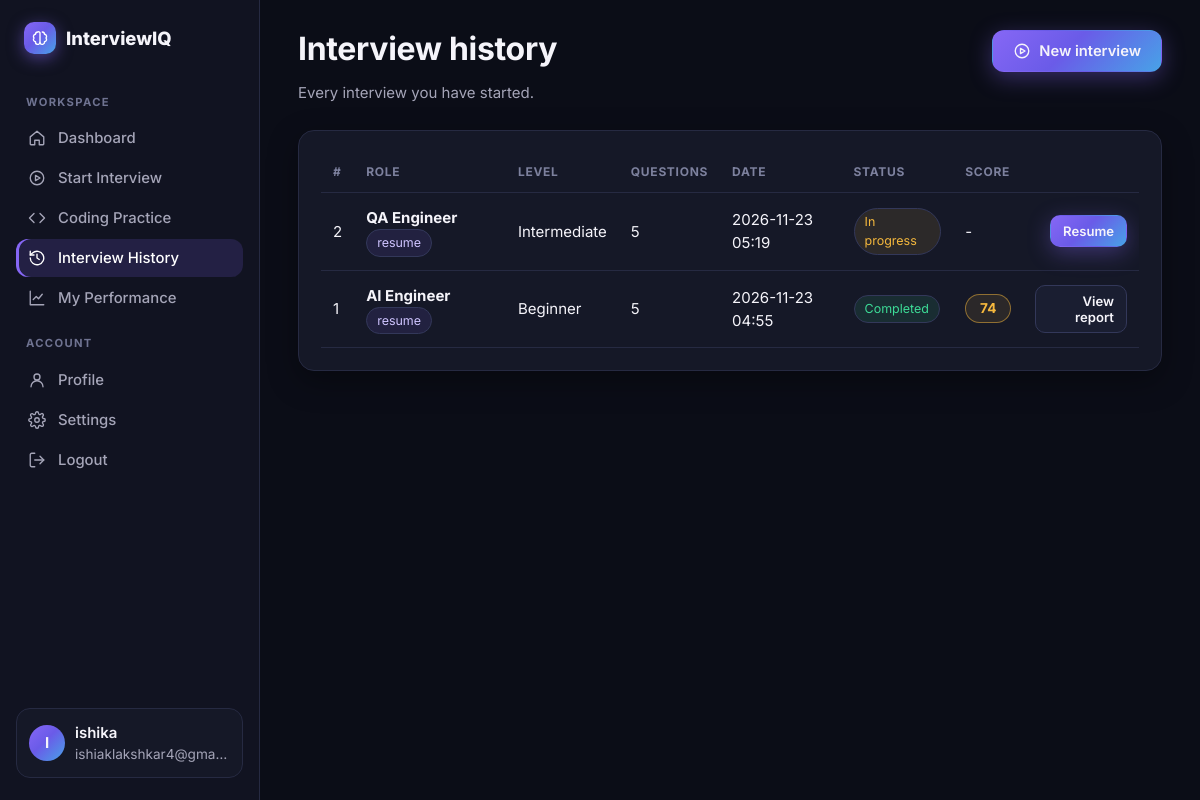
Screenshot of /history (signed in) with the database file from the repository.
### tables this page shows
CREATE TABLE users (
    id INTEGER PRIMARY KEY AUTOINCREMENT,
    name TEXT NOT NULL,
    email TEXT NOT NULL UNIQUE,
    password_hash TEXT NOT NULL,
    target_role TEXT DEFAULT '',
    prefs_json TEXT DEFAULT '{}',
    created_at TEXT NOT NULL DEFAULT (datetime('now'))
);

CREATE TABLE interviews (
    id INTEGER PRIMARY KEY AUTOINCREMENT,
    user_id INTEGER NOT NULL REFERENCES users(id) ON DELETE CASCADE,
    role TEXT NOT NULL,
    difficulty TEXT NOT NULL,
    num_questions INTEGER NOT NULL,
    status TEXT NOT NULL DEFAULT 'active',          -- active | completed
    resume_json TEXT,
    resume_filename TEXT,
    engine TEXT DEFAULT 'heuristic',                 -- evaluation engine used: llm | heuristic
    created_at TEXT NOT NULL DEFAULT (datetime('now')),
    completed_at TEXT,
    overall REAL, technical REAL, communication REAL, relevance REAL, quality REAL,
    report_json TEXT
);

### routes/web.py (the view)
@bp.route("/history")
@login_required
def history():
    user = current_user()
    rows = get_db().execute("SELECT * FROM interviews WHERE user_id=? ORDER BY id DESC", (user["id"],)).fetchall()
    return render_template("history.html", user=user, rows=rows, active="history")

### db.py (called while the page is built)
def _connect(path: str) -> sqlite3.Connection:
    Path(path).parent.mkdir(parents=True, exist_ok=True)
    conn = sqlite3.connect(path, timeout=15)
    conn.row_factory = sqlite3.Row
    conn.execute("PRAGMA foreign_keys = ON")
    conn.execute("PRAGMA journal_mode = WAL")
    return conn

def get_db() -> sqlite3.Connection:
    if "db" not in g:
        g.db = _connect(current_app.config["DATABASE"])
    return g.db

def row_to_dict(row, json_fields=()) -> dict | None:
    if row is None:
        return None
    d = dict(row)
    for key in list(d):
        if key.endswith("_json"):
            raw = d.pop(key)
            try:
                d[key[:-5]] = json.loads(raw) if raw else None
            except (TypeError, ValueError):
                d[key[:-5]] = None
    return d

### routes/auth_utils.py (called while the page is built)
def current_user() -> dict | None:
    uid = session.get("uid")
    if not uid:
        return None
    if "user" not in g:
        g.user = row_to_dict(get_db().execute("SELECT * FROM users WHERE id=?", (uid,)).fetchone())
        if g.user is None:
            session.clear()
    return g.user

def login_required(view):
    @wraps(view)
    def wrapped(*a, **kw):
        if not current_user():
            if request.path.startswith("/api/"):
                return jsonify(error="Please log in."), 401
            return redirect(url_for("web.login"))
        return view(*a, **kw)
    return wrapped

### routes/web.py (called while the page is built)
@bp.app_template_filter("score_class")
def score_class(v):
    if v is None:
        return "muted"
    return "good" if v >= 75 else "ok" if v >= 50 else "bad"

@bp.app_template_filter("pretty_dt")
def pretty_dt(v):
    return (v or "")[:16].replace("T", " ")

### services/llm.py (called while the page is built)
def provider() -> str:
    if not has_app_context():  # e.g. unit tests of agents outside Flask
        return ""
    cfg = current_app.config
    p = cfg.get("LLM_PROVIDER", "")
    if p == "none":
        return ""
    if p == "anthropic" and cfg.get("ANTHROPIC_API_KEY"):
        return "anthropic"
    if p == "openai" and cfg.get("OPENAI_API_KEY"):
        return "openai"
    if not p:
        if cfg.get("ANTHROPIC_API_KEY"):
            return "anthropic"
        if cfg.get("OPENAI_API_KEY"):
            return "openai"
    return ""

def is_available() -> bool:
    return bool(provider())

### templates/history.html (shortened to what this page needs)
{% extends 'base_app.html' %}
{% from '_icons.html' import icon %}
{% block content %}
<div class="page-head"><div><h1>Interview history</h1><p>Every interview you have started.</p></div><a class="btn btn-primary" href="{{ url_for('web.interview_new') }}">{{ icon('play') }} New interview</a></div>
<div class="card">
{% if rows %}
<div style="overflow-x:auto"><table class="t">
  <thead><tr><th>#</th><th>Role</th><th>Level</th><th>Questions</th><th>Date</th><th>Status</th><th>Score</th><th></th></tr></thead>
  <tbody>{% for r in rows %}<tr>
    <td>{{ r.id }}</td><td><strong>{{ r.role }}</strong>{% if r.resume_filename %} <span class="chip">resume</span>{% endif %}</td><td>{{ r.difficulty }}</td><td>{{ r.num_questions }}</td><td>{{ r.created_at|pretty_dt }}</td>
    <td>{% if r.status=='completed' %}<span class="chip good">Completed</span>{% else %}<span class="chip ok">In progress</span>{% endif %}</td>
    <td>{% if r.overall is not none %}<span class="score-pill {{ r.overall|score_class }}">{{ '%.0f'|format(r.overall) }}</span>{% else %}-{% endif %}</td>
    <td style="text-align:right">{% if r.status=='completed' %}<a class="btn btn-sm" href="{{ url_for('web.results', iid=r.id) }}">View report</a>{% else %}<a class="btn btn-sm btn-primary" href="{{ url_for('web.interview_room', iid=r.id) }}">Resume</a>{% endif %}</td>
  </tr>{% endfor %}</tbody></table></div>
{% else %}<div class="empty">{{ icon('history') }}<p>No interviews yet.</p><a class="btn btn-primary btn-sm" href="{{ url_for('web.interview_new') }}">Start your first interview</a></div>{% endif %}
</div>
{% endblock %}

### templates/base_app.html (shortened to what this page needs)
{% from '_icons.html' import icon %}
<!doctype html>
<html lang="en">
<head>
  <link rel="stylesheet" href="{{ url_for('static', filename='css/app.css') }}">
</head>
<body>
<div class="shell">
  <aside class="sidebar" id="sidebar" aria-label="Sidebar">
    <a class="logo" href="{{ url_for('web.dashboard') }}"><span class="logo-mark">{{ icon('brain') }}</span>InterviewIQ</a>
    <nav class="nav" aria-label="Workspace">
      <div class="nav-label">WORKSPACE</div>
      <a href="{{ url_for('web.dashboard') }}" class="{{ 'on' if active=='dashboard' }}">{{ icon('home') }}Dashboard</a>
      <a href="{{ url_for('web.interview_new') }}" class="{{ 'on' if active=='start' }}">{{ icon('play') }}Start Interview</a>
      <a href="{{ url_for('web.coding_list') }}" class="{{ 'on' if active=='coding' }}">{{ icon('code') }}Coding Practice</a>
      <a href="{{ url_for('web.history') }}" class="{{ 'on' if active=='history' }}">{{ icon('history') }}Interview History</a>
      <a href="{{ url_for('web.performance') }}" class="{{ 'on' if active=='performance' }}">{{ icon('chart') }}My Performance</a>
      <div class="nav-label">ACCOUNT</div>
      <a href="{{ url_for('web.profile') }}" class="{{ 'on' if active=='profile' }}">{{ icon('user') }}Profile</a>
      <a href="{{ url_for('web.settings') }}" class="{{ 'on' if active=='settings' }}">{{ icon('settings') }}Settings</a>
      <form method="post" action="{{ url_for('web.logout') }}"><input type="hidden" name="csrf_token" value="{{ csrf_token }}"><button type="submit">{{ icon('logout') }}Logout</button></form>
    </nav>
    <div class="side-user"><div class="avatar">{{ user.name[:1]|upper }}</div><div style="min-width:0"><div style="font-weight:600;overflow:hidden;text-overflow:ellipsis;white-space:nowrap">{{ user.name }}</div><div class="small muted" style="overflow:hidden;text-overflow:ellipsis">{{ user.email }}</div></div></div>
  </aside>
  <main class="main" id="main">
    {% block content %}{% endblock %}
  </main>
</div>
</body>
</html>

### static/css/app.css (style rules this page uses)
:root { --bg:#0B0D17; --bg2:#111321; --card:#151827; --card2:#1a1e31; --primary:#8667F5; --primary-2:#6d4fe0; --accent:#35C9E7; --text:#F5F4FA; --muted:#A5A5B8; --border:#262a42; --border2:#33385a; --good:#3ddc97; --ok:#f5b83d; --bad:#ff6b81; --radius:16px; --radius-sm:10px; --shadow:0 10px 30px rgba(0,0,0,.35); --grad:linear-gradient(135deg,#8667F5 0%,#6a5be8 45%,#35C9E7 130%); --font:'Inter','Plus Jakarta Sans',system-ui,-apple-system,'Segoe UI',Roboto,sans-serif; }
* { box-sizing:border-box }
html { scroll-behavior:smooth }
body { margin:0;background:var(--bg);color:var(--text);font-family:var(--font);font-size:15px;line-height:1.55;-webkit-font-smoothing:antialiased }
a { color:var(--accent);text-decoration:none }
h1,h2,h3,h4 { margin:0 0 .4em;line-height:1.2;letter-spacing:-.01em }
h1 { font-size:2rem }
p { margin:0 0 .8em }
.muted { color:var(--muted) }
.small { font-size:.85rem }
.good { color:var(--good) }
.ok { color:var(--ok) }
.btn { display:inline-flex;align-items:center;justify-content:center;gap:8px;padding:11px 20px;border-radius:12px;border:1px solid var(--border2);background:var(--card2);color:var(--text);font:600 .92rem var(--font);cursor:pointer;transition:transform .15s,box-shadow .2s,background .2s,border-color .2s;text-decoration:none }
.btn-primary { background:var(--grad);border-color:transparent;box-shadow:0 6px 22px rgba(134,103,245,.35) }
.btn-sm { padding:7px 12px;font-size:.82rem;border-radius:10px }
.card { background:var(--card);border:1px solid var(--border);border-radius:var(--radius);padding:22px;box-shadow:var(--shadow) }
.chip { display:inline-flex;align-items:center;gap:6px;padding:3px 10px;border-radius:999px;font-size:.78rem;border:1px solid var(--border2);background:rgba(134,103,245,.12);color:#cfc4ff }
.chip.good { background:rgba(61,220,151,.1);color:var(--good) }
.chip.ok { background:rgba(245,184,61,.1);color:var(--ok) }
.logo { display:flex;align-items:center;gap:10px;font-weight:800;font-size:1.15rem;color:var(--text)!important;text-decoration:none!important }
.logo-mark { width:32px;height:32px;border-radius:10px;background:var(--grad);display:grid;place-items:center;box-shadow:0 4px 16px rgba(134,103,245,.5) }
.shell { display:grid;grid-template-columns:260px 1fr;min-height:100vh }
.sidebar { background:var(--bg2);border-right:1px solid var(--border);padding:22px 16px;position:sticky;top:0;height:100vh;display:flex;flex-direction:column;overflow-y:auto;transition:width .2s }
.sidebar .logo { padding:0 8px 22px }
.nav-label { font-size:.7rem;letter-spacing:.12em;color:#6f7391;font-weight:700;margin:18px 10px 8px }
.nav a,.nav button { display:flex;align-items:center;gap:12px;width:100%;padding:10px 12px;border-radius:12px;color:var(--muted);font:500 .93rem var(--font);background:none;border:0;cursor:pointer;text-align:left;text-decoration:none;margin-bottom:2px }
.nav a.on { background:rgba(134,103,245,.16);color:#fff;box-shadow:inset 3px 0 0 var(--primary) }
.side-user { margin-top:auto;padding:12px;border:1px solid var(--border);border-radius:14px;display:flex;gap:10px;align-items:center;background:var(--card) }
.avatar { width:36px;height:36px;border-radius:50%;background:var(--grad);display:grid;place-items:center;font-weight:700;flex:none }
.main { padding:30px 38px 60px;min-width:0 }
.page-head { display:flex;justify-content:space-between;align-items:flex-start;gap:16px;margin-bottom:26px;flex-wrap:wrap }
.page-head p { color:var(--muted);margin:0 }
table.t { width:100%;border-collapse:collapse }
table.t th { font-size:.75rem;text-transform:uppercase;letter-spacing:.06em;color:#7d819e;text-align:left;padding:10px 12px;border-bottom:1px solid var(--border) }
table.t td { padding:13px 12px;border-bottom:1px solid var(--border) }
.score-pill { display:inline-block;min-width:46px;text-align:center;padding:3px 10px;border-radius:999px;font-weight:700;font-size:.85rem;border:1px solid }
.score-pill.ok { border-color:rgba(245,184,61,.5);background:rgba(245,184,61,.1) }

### rows the page displays
users: name "I", name "ishika", email "ishiaklakshkar4@gma…"
interviews: id "2", role "QA Engineer", shows "resume", difficulty "Intermediate", num_questions "5", created_at|pretty_dt "2026-11-23 05:19", status "In progress"
interviews: id "1", role "AI Engineer", shows "resume", difficulty "Beginner", num_questions "5", created_at|pretty_dt "2026-11-23 04:55", status "Completed", overall "74"
